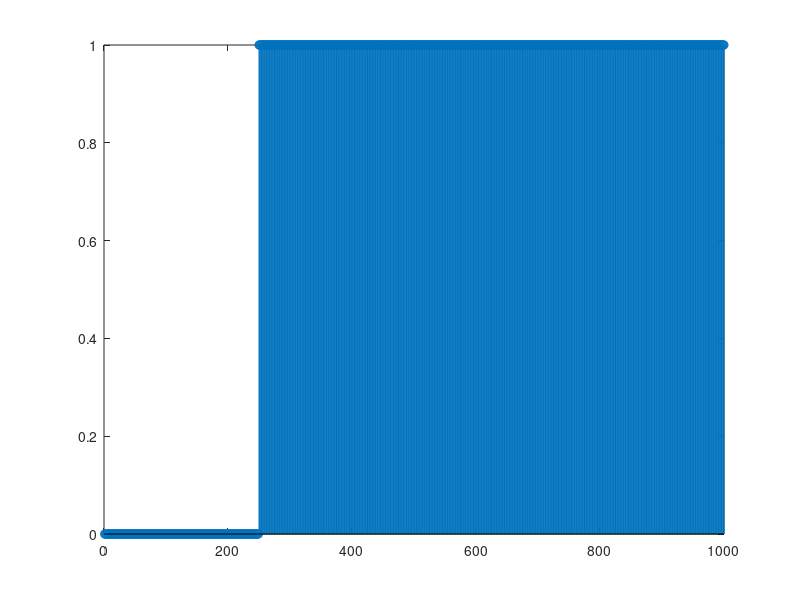

The MATLAB script that drew this image: (Note: this script raises an error after producing the figure.)
clc;
clear;
close all;
% Author: Hamidreza Abooei 402617509
%% Define the signal
x = zeros(1000,1);
x(250:end)=1;
stem (x);
%% Calculate and display Wavelet of the step signal 
wt = cwt(x,1:100,'haar');
figure()
subplot(5,1,1)
stem(wt(100,:))
title("haar scale=100")

subplot(5,1,2)
stem(wt(30,:))
title("haar scale=30")

subplot(5,1,3)
stem(wt(20,:))
title("haar scale=20")

subplot(5,1,4)
stem(wt(10,:))
title("haar scale=10")

subplot(5,1,5)
stem(wt(2,:))
title("haar scale=2")

figure('name', 'haar100', 'NumberTitle', 'off')
cwt(x,1:100,'haar','plot');
title('haar100')

figure('name', 'DB4', 'NumberTitle', 'off')
cwt(x,1:100,'db4','plot');
title('DB4')

figure('name', 'Sym8', 'NumberTitle', 'off')
cwt(x,1:100,'sym8','plot');
title('Sym8')

figure('name', 'morl', 'NumberTitle', 'off')
cwt(x,1:100,'morl','plot');
title('morl')

figure('name', 'mexh', 'NumberTitle', 'off')
cwt(x,1:100,'mexh','plot');
title('mexh')

figure('name', 'bior5.5', 'NumberTitle', 'off')
cwt(x,1:100,'bior5.5','plot');
title('bior5.5')

